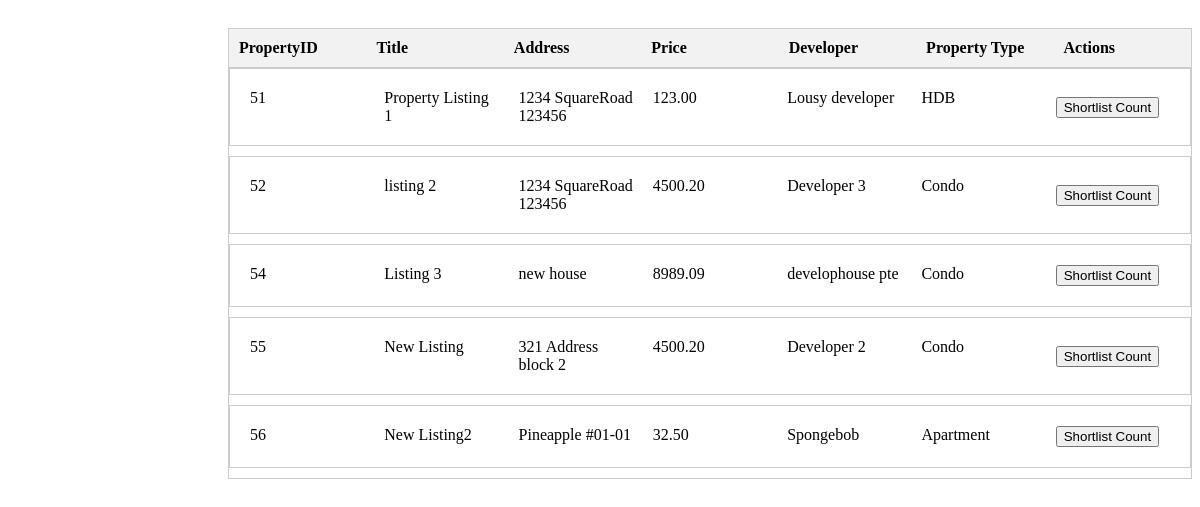
/Seller/DisplaySellerPropertyListing.php, run on the app's committed database.
### tables this page shows
CREATE TABLE Property_table(
  propertyListingID int(11) NOT NULL,
  title varchar(255) NOT NULL,
  address varchar(255) NOT NULL,
  price decimal(11,2) NOT NULL,
  developer varchar(255) NOT NULL,
  propertyType enum('HDB','Apartment','Condo','Townhouse','Terrace') NOT NULL,
  viewCount int(11) NOT NULL,
  shortlistCount int(11) NOT NULL,
  status ENUM('All, Old, New') NOT NULL
    
);

### Seller/DisplayListingViewCountControl.php (called while the page is built)
<?php
include("connectdb.php");
include('../PropertyListingEntity.php');
class DisplayListingViewCountControl {
    private $entity;
    public function __construct($conn) {
        $this->entity = new PropertyListing($conn);
    }
    public function getPropertyListingsViewCount() {
        return $this->entity->getPropertyListingsViewCount();
    }
}
?>

### PropertyListingEntity.php (called while the page is built, shortened)
<?php
class PropertyListing {
    private $conn;
    public function __construct($conn) {
        $this->conn = $conn;
    }
    public function getPropertyListingsViewCount() {
        $listings = [];
        $sql = "SELECT propertyListingID, title, address, price, developer, propertyType, viewCount FROM property_table";
        $result = mysqli_query($this->conn, $sql);
        if (mysqli_num_rows($result) > 0) {
            while ($row = mysqli_fetch_assoc($result)) {
                $listings[] = $row;
            }
        }
        return $listings;
    }
}
?>

### Seller/DisplaySellerPropertyListing.php (the view, shortened to what this page needs)
<!DOCTYPE html>
<html lang="en">
<head>
</head>
<body>
    <div class="DisplaySellerPropertyListing">
    <?php
        include 'connectdb.php';
        include 'DisplayListingViewCountControl.php';
        include 'ShortlistCountControl.php';
        $viewCountControl = new DisplayListingViewCountControl($conn);
        $listings = $viewCountControl->getPropertyListingsViewCount();
        if (!empty($listings)) {
            echo "<div class='table'>";
            echo "<div class='header'>";
            echo "<div>PropertyID</div>";
            echo "<div>Title</div>";
            echo "<div>Address</div>";
            echo "<div>Price</div>";
            echo "<div>Developer</div>";
            echo "<div>Property Type</div>";
            echo "<div>Actions</div>";
            echo "</div>";
            foreach ($listings as $row) {
                echo "<div class='row' onmouseover='showViewCount(this)' onmouseout='hideViewCount(this)'>";
                echo "<div>" . $row['propertyListingID'] . "</div>";
                echo "<div>" . $row['title'] . "</div>";
                echo "<div>" . $row['address'] . "</div>";
                echo "<div>" . $row['price'] . "</div>";
                echo "<div>" . $row['developer'] . "</div>";
                echo "<div>" . $row['propertyType'] . "</div>";
                echo "<div class='action-buttons'>";
                echo "<form method='POST'> ";
                echo "<button type='submit' name='shortlistCount'>Shortlist Count</button>";
                echo "</form>";
                echo "</div>";
                echo "</div>";
            }
            echo "</div>";
        } else {
            echo "No records found";
        }
?>
    </div>
</body>
</html>

### Seller/DisplaySellerPropertyListing.php (style rules this page uses)
.DisplaySellerPropertyListing { margin-left: 220px; padding-top: 20px; }
.table { display: flex; flex-direction: column; border: 1px solid #ccc; border-collapse: collapse; margin-bottom: 20px; }
.header { display: flex; background-color: #f2f2f2; border-bottom: 1px solid #ccc; font-weight: bold; }
.header > div { flex: 1; padding: 10px; }
.row { display: flex; border-bottom: 1px solid #ccc; }
.row > div { flex: 1; padding: 10px; }
.action-buttons { display: flex; align-items: center; }
.row .action-buttons button { margin-right: 5px; }
.row { position: relative; padding: 10px; border: 1px solid #ccc; margin-bottom: 10px; }

### data on the page
property_table: propertyListingID "51", title "Property Listing 1", address "1234 SquareRoad 123456", price "123.00", developer "Lousy developer", propertyType "HDB"
property_table: propertyListingID "52", title "listing 2", address "1234 SquareRoad 123456", price "4500.20", developer "Developer 3", propertyType "Condo"
property_table: propertyListingID "54", title "Listing 3", address "new house", price "8989.09", developer "develophouse pte", propertyType "Condo"
property_table: propertyListingID "55", title "New Listing", address "321 Address block 2", price "4500.20", developer "Developer 2", propertyType "Condo"
property_table: propertyListingID "56", title "New Listing2", address "Pineapple #01-01", price "32.50", developer "Spongebob", propertyType "Apartment"
